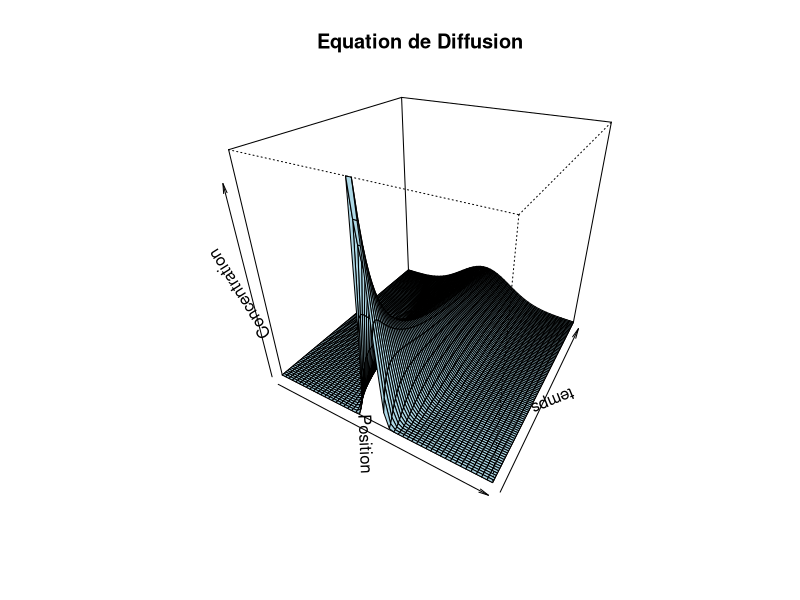

The R script that drew this image:
   #  Cette fonction calcule l'équation de diffusion.


 #  Cette fonction





#  Eciture des parametres:

nx <- 50        #  Nombre de points dans l'espace
nt <- 100       #  nombre de points temporels
L <- 10         #  Longueur de la tige
T <-  1         #  Temps Total
D <-  1         #  Coefficient de diffusion

dx <- L/(nx-1)
dt <- T/(nt-1)

# Initialisation:

u <- matrix(0,nrow=nx,ncol=nt)
x <- seq(0,L,length.out=nx)
t <- seq(0,T,length.out=nt)

  #  Condition d'initialisaton:

  u[,1] <- exp(-((x-L/2)^2)/0.1)
  #   Boucle temporelle:

for (n in 1:(nt-1)) {
  for(i in 2:(nx-1)){
    u[i,n+1] <- u[i,n] + D * dt / dx^2*(u[i+1,n]-2*u[i,n]+u[i-1,n])
  }

}

   #  Graphique:

persp3D <- function(x,y,z,...){
  zlim <- range(z,finite=TRUE)
  z[is.infinite(z)] <- zlim[1]
  persp(x,y,z,zlim=zlim,...)
}

persp3D(x,t,u,theta=30,phi=30,col="lightblue",main="Equation de Diffusion",xlab="Position",ylab="temps",zlab="Concentration")


